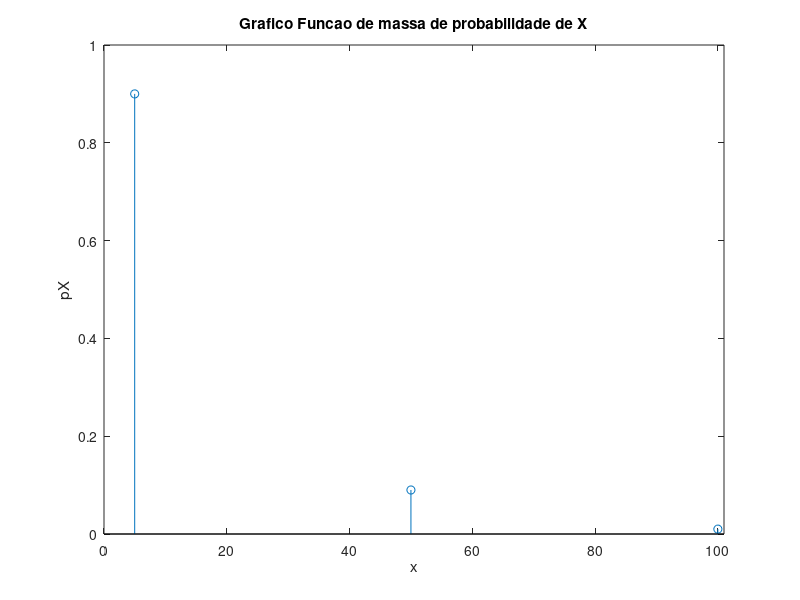

Reproduce this figure in MATLAB.
%% Ex 2.
clear all;
clf;
close;
%% a)
%#Total de notas = 90 + 9 + 1 = 100 notas

%O espaco de amostragem da experiencia "Retirar uma nota da caixa" e:
%   S = {nota 1, nota 2, nota 3, ... , nota 100}

%Como cada nota tem a mesma probabilidade de ser retirada, os acontecimentos equiprovaveis sao elementares:
% p("retirar nota 1") = p("retirar nota 2") = ... = p("retirar nota 100") = casos favoraveis / casos possiveis = 1/100


%%%%%%%%%%%%%%%%%%%%%%%%%%%%%%%%%%%%%%%%%%%%%%


%% b)

% X = Valor da nota retirada a sorte da caixa que contem 90 notas de 5, 9 notas de 50 e 1 nota de 100

%Espaco de amostragem de X:
%Sx = {5, 50, 100}

%Funcao massa de probabilidade de X:

%pX(x) = P("Sair nota com valor x")

%pX(5) = P("Sair nota com valor 5") = 90/100;
%pX(50) = P("Sair nota com valor 50") = 9/100;
%pX(100) = P("Sair nota com valor 100") = 1/100;


%%%%%%%%%%%%%%%%%%%%%%%%%%%%%%%%%%%%%%%%%%%%%%


%% c)


px = zeros(1,3);
x = [5 50 100];


% colocar a probalidade
px(1) = 90/100;
px(2) = 9/100;
px(3) = 1/100;

figure(1);

stem(x,px);
axis([0 101 0 1]);
xlabel('x');
ylabel('pX');
title("Grafico Funcao de massa de probabilidade de X");